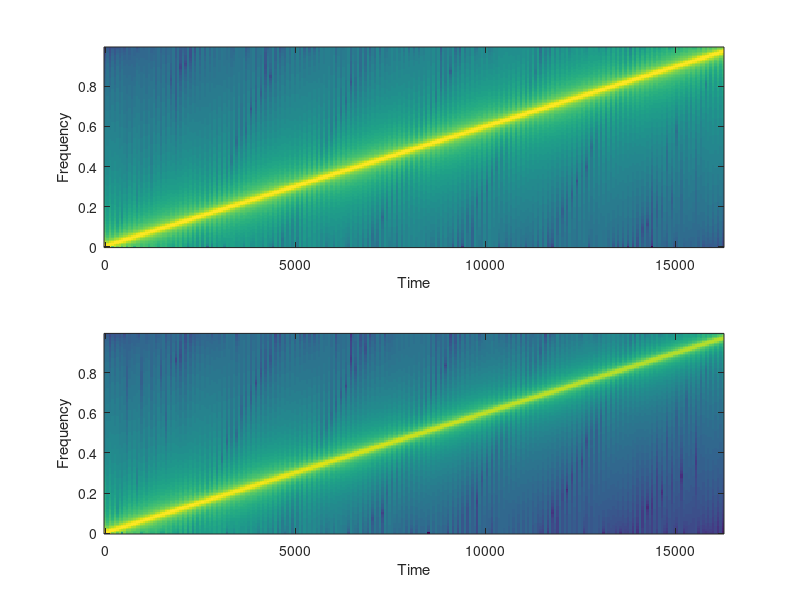

Write MATLAB code to recreate this figure.
t=0:1/8192:4;
y=chirp(t,0,1,1000);
soundsc(y);
subplot(2,1,1);
specgram(y);
a =[1 -1.143 .428];
b = [0.0675 0.1439 0.675];
z =filter(b,a,y)
subplot(2,1,2);
soundsc(z);
specgram(z);
